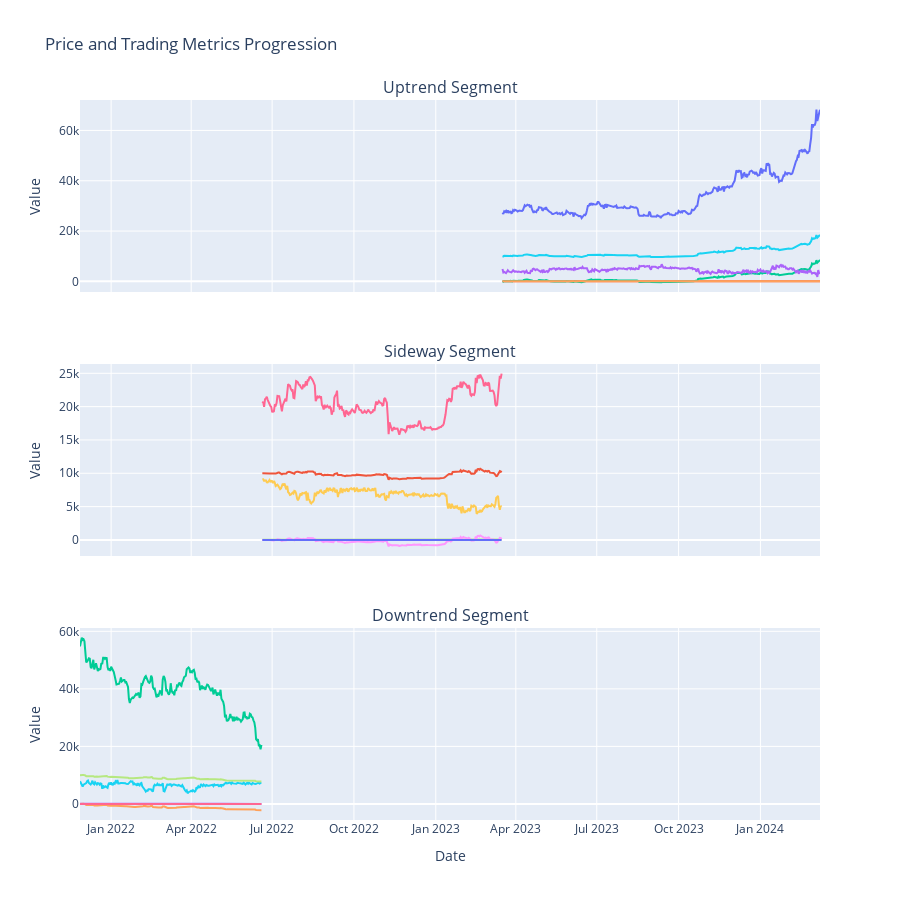

The cell this chart's notebook holds for it:
### Markdown cell above
### Subplot

### Code cell
# Manually segment your data
downtrend_start_idx = start_idx
downtrend_end_idx = 465

sideway_start_idx = 465
sideway_end_idx = 735

uptrend_start_idx =  735
uptrend_end_idx =  len(combined_dataframe['fearandgreed'])

# Test strategy on each segment
downtrend_prices, downtrend_indicator_values, downtrend_profits, downtrend_cash, downtrend_bitcoin, downtrend_total = strategy(
    indcator=combined_dataframe['fearandgreed'].copy().values[downtrend_start_idx:downtrend_end_idx].copy(),
    prices=combined_dataframe.price[downtrend_start_idx:downtrend_end_idx].copy().values)

sideway_prices, sideway_indicator_values, sideway_profits, sideway_cash, sideway_bitcoin, sideway_total = strategy(
    indcator=combined_dataframe['fearandgreed'].copy().values[sideway_start_idx:sideway_end_idx].copy(),
    prices=combined_dataframe.price[sideway_start_idx:sideway_end_idx].copy().values)

uptrend_prices, uptrend_indicator_values, uptrend_profits, uptrend_cash, uptrend_bitcoin, uptrend_total = strategy(
    indcator=combined_dataframe['fearandgreed'].copy().values[uptrend_start_idx:uptrend_end_idx].copy(),
    prices=combined_dataframe.price[uptrend_start_idx:uptrend_end_idx].copy().values)

# Collect dates for each segment
downtrend_dates = Dates[downtrend_start_idx:downtrend_end_idx]

sideway_dates = Dates[sideway_start_idx:sideway_end_idx]

uptrend_dates = Dates[uptrend_start_idx:uptrend_end_idx]



# Create tuples for each segment
uptrend_data = (uptrend_prices, uptrend_indicator_values, uptrend_profits, uptrend_cash, uptrend_bitcoin, uptrend_total, uptrend_dates)

sideway_data = (sideway_prices, sideway_indicator_values, sideway_profits, sideway_cash, sideway_bitcoin, sideway_total, sideway_dates)

downtrend_data = (downtrend_prices, downtrend_indicator_values, downtrend_profits, downtrend_cash, downtrend_bitcoin, downtrend_total, downtrend_dates)

# Plot the segments
subplot("Fearandgreed", uptrend_data, sideway_data, downtrend_data)

### Figure 1 — Plotly figure (JSON) as saved in the notebook; plotly's stock layout.template omitted (floating-point values rounded to 4 significant figures; data arrays with more than 128 entries replaced by an {"elided": "..."} marker saying what was removed)
{"data": [{"mode": "lines", "name": "Price", "type": "scatter", "x": {"elided": "358 str values"}, "xaxis": "x", "y": {"elided": "358 float values"}, "yaxis": "y"}, {"mode": "lines", "name": "Fearandgreed", "type": "scatter", "x": {"elided": "358 str values"}, "xaxis": "x", "y": {"elided": "358 int values"}, "yaxis": "y"}, {"mode": "lines", "name": "Profit", "type": "scatter", "x": {"elided": "358 str values"}, "xaxis": "x", "y": {"elided": "358 float values"}, "yaxis": "y"}, {"mode": "lines", "name": "Cash Balance", "type": "scatter", "x": {"elided": "358 str values"}, "xaxis": "x", "y": {"elided": "358 float values"}, "yaxis": "y"}, {"mode": "lines", "name": "Bitcoin Amount", "type": "scatter", "x": {"elided": "358 str values"}, "xaxis": "x", "y": {"elided": "358 float values"}, "yaxis": "y"}, {"mode": "lines", "name": "Total Balance", "type": "scatter", "x": {"elided": "358 str values"}, "xaxis": "x", "y": {"elided": "358 float values"}, "yaxis": "y"}, {"mode": "lines", "name": "Price", "type": "scatter", "x": {"elided": "270 str values"}, "xaxis": "x2", "y": {"elided": "270 float values"}, "yaxis": "y2"}, {"mode": "lines", "name": "Fearandgreed", "type": "scatter", "x": {"elided": "270 str values"}, "xaxis": "x2", "y": {"elided": "270 int values"}, "yaxis": "y2"}, {"mode": "lines", "name": "Profit", "type": "scatter", "x": {"elided": "270 str values"}, "xaxis": "x2", "y": {"elided": "270 float values"}, "yaxis": "y2"}, {"mode": "lines", "name": "Cash Balance", "type": "scatter", "x": {"elided": "270 str values"}, "xaxis": "x2", "y": {"elided": "270 float values"}, "yaxis": "y2"}, {"mode": "lines", "name": "Bitcoin Amount", "type": "scatter", "x": {"elided": "270 str values"}, "xaxis": "x2", "y": {"elided": "270 float values"}, "yaxis": "y2"}, {"mode": "lines", "name": "Total Balance", "type": "scatter", "x": {"elided": "270 str values"}, "xaxis": "x2", "y": {"elided": "270 float values"}, "yaxis": "y2"}, {"mode": "lines", "name": "Price", "type": "scatter", "x": {"elided": "205 str values"}, "xaxis": "x3", "y": {"elided": "205 float values"}, "yaxis": "y3"}, {"mode": "lines", "name": "Fearandgreed", "type": "scatter", "x": {"elided": "205 str values"}, "xaxis": "x3", "y": {"elided": "205 int values"}, "yaxis": "y3"}, {"mode": "lines", "name": "Profit", "type": "scatter", "x": {"elided": "205 str values"}, "xaxis": "x3", "y": {"elided": "205 float values"}, "yaxis": "y3"}, {"mode": "lines", "name": "Cash Balance", "type": "scatter", "x": {"elided": "205 str values"}, "xaxis": "x3", "y": {"elided": "205 float values"}, "yaxis": "y3"}, {"mode": "lines", "name": "Bitcoin Amount", "type": "scatter", "x": {"elided": "205 str values"}, "xaxis": "x3", "y": {"elided": "205 float values"}, "yaxis": "y3"}, {"mode": "lines", "name": "Total Balance", "type": "scatter", "x": {"elided": "205 str values"}, "xaxis": "x3", "y": {"elided": "205 float values"}, "yaxis": "y3"}], "layout": {"annotations": [{"font": {"size": 16}, "showarrow": false, "text": "Uptrend Segment", "x": 0.5, "xanchor": "center", "xref": "paper", "y": 1, "yanchor": "bottom", "yref": "paper"}, {"font": {"size": 16}, "showarrow": false, "text": "Sideway Segment", "x": 0.5, "xanchor": "center", "xref": "paper", "y": 0.6333, "yanchor": "bottom", "yref": "paper"}, {"font": {"size": 16}, "showarrow": false, "text": "Downtrend Segment", "x": 0.5, "xanchor": "center", "xref": "paper", "y": 0.2667, "yanchor": "bottom", "yref": "paper"}], "height": 900, "hovermode": "x unified", "showlegend": false, "title": {"text": "Price and Trading Metrics Progression"}, "xaxis": {"anchor": "y", "domain": [0, 1], "matches": "x3", "showticklabels": false}, "xaxis2": {"anchor": "y2", "domain": [0, 1], "matches": "x3", "showticklabels": false}, "xaxis3": {"anchor": "y3", "domain": [0, 1], "title": {"text": "Date"}}, "yaxis": {"anchor": "x", "domain": [0.7333, 1], "title": {"text": "Value"}}, "yaxis2": {"anchor": "x2", "domain": [0.3667, 0.6333], "title": {"text": "Value"}}, "yaxis3": {"anchor": "x3", "domain": [0, 0.2667], "title": {"text": "Value"}}}}
